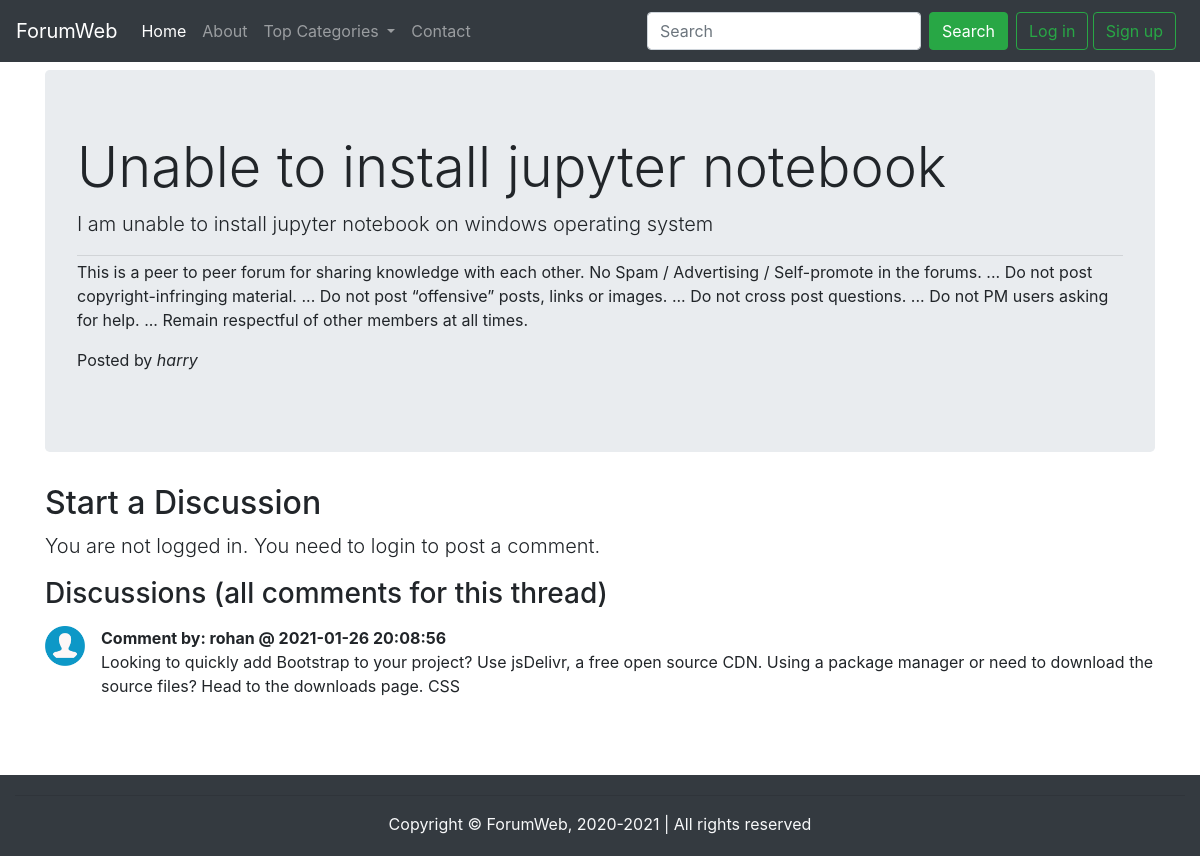
The page /thread.php?thread_id=1 on the database its author committed.
### tables this page shows
CREATE TABLE `threads` (
  `thread_id` int(11) NOT NULL,
  `title` varchar(255) NOT NULL,
  `description` text NOT NULL,
  `user_id` int(11) NOT NULL,
  `category_id` int(11) NOT NULL,
  `timestamp` datetime NOT NULL DEFAULT current_timestamp()
);

CREATE TABLE `users` (
  `user_id` int(11) NOT NULL,
  `name` varchar(30) NOT NULL,
  `email` varchar(30) NOT NULL,
  `password` varchar(255) NOT NULL,
  `created_at` datetime NOT NULL DEFAULT current_timestamp()
);

CREATE TABLE `comments` (
  `comment_id` int(11) NOT NULL,
  `text_comment` text NOT NULL,
  `thread_id` int(11) NOT NULL,
  `comment_by` int(11) NOT NULL,
  `comment_time` datetime NOT NULL DEFAULT current_timestamp()
);

### thread.php (the view, shortened to what this page needs)
<!doctype html>
<html lang="en">
<head>
    <link rel="stylesheet" href="https://cdn.jsdelivr.net/npm/bootstrap@4.6.0/dist/css/bootstrap.min.css"
>
</head>
<body>
    <?php
    require"partials/_header.php";
    $thread_id=$_GET['thread_id'];
    $sql="select * from threads where thread_id=".$thread_id;
    $result=mysqli_query($conn,$sql);
    $row=mysqli_fetch_assoc($result);
    $user_id=$row['user_id'];
    $sql2='select name from users where user_id='.$user_id;
    $result2=mysqli_query($conn,$sql2);
    $row2=mysqli_fetch_assoc($result2);
    $posted_by=$row2['name'];
    ?>
    <div class="container my-2">
        <div class="jumbotron">
            <h1 class="display-4"><?php echo $row['title']?></h1>
            <p class="lead"><?php echo $row['description']?></p>
            <hr class="my-1">
            <p>This is a peer to peer forum for sharing knowledge with each other. No Spam / Advertising / Self-promote
                in the forums. ...
                Do not post copyright-infringing material. ...
                Do not post “offensive” posts, links or images. ...
                Do not cross post questions. ...
                Do not PM users asking for help. ...
                Remain respectful of other members at all times.</p>
            <p>Posted by <em><?php echo $posted_by?></em></p>
        </div>
    </div>
    <?php
    if(isset($_SESSION['loggedin'])&& $_SESSION['loggedin']==true){
        echo '<div class="container my-2">
        <h1>Comment your answer</h1>
        <form action="'.$_SERVER["REQUEST_URI"].'" method="post">
            <div class="form-group">
                <label for="comment">Post a comment</label>
                <textarea name="comment" class="form-control" id="comment" rows="3"></textarea>
            </div>
            <button type="submit" class="btn btn-success">Post comment</button>
        </form>
    </div>';
    }
    else{
        echo '<div class="container my-2">
        <h2>Start a Discussion</h2>
            <p class="lead">You are not logged in. You need to login to post a comment.</p>
        </div>';
    }
    ?>
    <div class="container my-3 mb-5" id="browse">
        <h3>Discussions (all comments for this thread)</h3>
        <?php
        $sql="select * from comments where thread_id=".$thread_id;
        $result=mysqli_query($conn,$sql);
        while($row=mysqli_fetch_assoc($result))
        {
            $sql2='select name from users where user_id='.$row['comment_by'];
            $result2=mysqli_query($conn,$sql2);
            $row2=mysqli_fetch_assoc($result2);
            echo '<div class="media my-3">
            <img src="img/user.png" width="40px" height="40px" class="mr-3" alt="user">
            <div class="media-body">
                <p class="font-weight-bold my-0">Comment by: '.$row2['name'].' @ '.$row['comment_time'].'</p>
                <p>'.$row['text_comment'].'</p>
            </div>
            </div>';
        }
        ?>
    </div>
    <?php require"partials/_footer.php"?>
</body>
</html>

### thread.php (style rules this page uses)
#browse { min-height: 150px; }

### rows shown on the page
threads: title "Unable to install jupyter notebook", description "I am unable to install jupyter notebook on windows operating system"
users: name "harry"
comments: users.name "rohan", comment_time "2021-01-26 20:08:56", text_comment "Looking to quickly add Bootstrap to your project? Use jsDelivr, a free open source CDN. Using a package manager or need to download the source files? Head to the downloads page. CSS"
